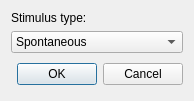
<?xml version="1.0" encoding="UTF-8"?>
<ui version="4.0">
 <class>SelectStimulusDialog</class>
 <widget class="QDialog" name="SelectStimulusDialog">
  <property name="geometry">
   <rect>
    <x>0</x>
    <y>0</y>
    <width>194</width>
    <height>98</height>
   </rect>
  </property>
  <property name="windowTitle">
   <string>Dialog</string>
  </property>
  <layout class="QVBoxLayout" name="verticalLayout">
   <item>
    <widget class="QLabel" name="label">
     <property name="text">
      <string>Stimulus type:</string>
     </property>
    </widget>
   </item>
   <item>
    <widget class="QComboBox" name="comboBox">
     <item>
      <property name="text">
       <string>Spontaneous</string>
      </property>
     </item>
     <item>
      <property name="text">
       <string>Visual</string>
      </property>
     </item>
     <item>
      <property name="text">
       <string>Somatosensory</string>
      </property>
     </item>
     <item>
      <property name="text">
       <string>Ultrasound</string>
      </property>
     </item>
     <item>
      <property name="text">
       <string>Sound</string>
      </property>
     </item>
    </widget>
   </item>
   <item>
    <layout class="QHBoxLayout">
     <property name="spacing">
      <number>6</number>
     </property>
     <property name="margin" stdset="0">
      <number>0</number>
     </property>
     <item>
      <spacer>
       <property name="orientation">
        <enum>Qt::Orientation::Horizontal</enum>
       </property>
       <property name="sizeHint" stdset="0">
        <size>
         <width>131</width>
         <height>31</height>
        </size>
       </property>
      </spacer>
     </item>
     <item>
      <widget class="QPushButton" name="okButton">
       <property name="text">
        <string>OK</string>
       </property>
      </widget>
     </item>
     <item>
      <widget class="QPushButton" name="cancelButton">
       <property name="text">
        <string>Cancel</string>
       </property>
      </widget>
     </item>
    </layout>
   </item>
  </layout>
 </widget>
 <resources/>
 <connections>
  <connection>
   <sender>okButton</sender>
   <signal>clicked()</signal>
   <receiver>SelectStimulusDialog</receiver>
   <slot>accept()</slot>
   <hints>
    <hint type="sourcelabel">
     <x>278</x>
     <y>253</y>
    </hint>
    <hint type="destinationlabel">
     <x>96</x>
     <y>254</y>
    </hint>
   </hints>
  </connection>
  <connection>
   <sender>cancelButton</sender>
   <signal>clicked()</signal>
   <receiver>SelectStimulusDialog</receiver>
   <slot>reject()</slot>
   <hints>
    <hint type="sourcelabel">
     <x>369</x>
     <y>253</y>
    </hint>
    <hint type="destinationlabel">
     <x>179</x>
     <y>282</y>
    </hint>
   </hints>
  </connection>
 </connections>
</ui>
